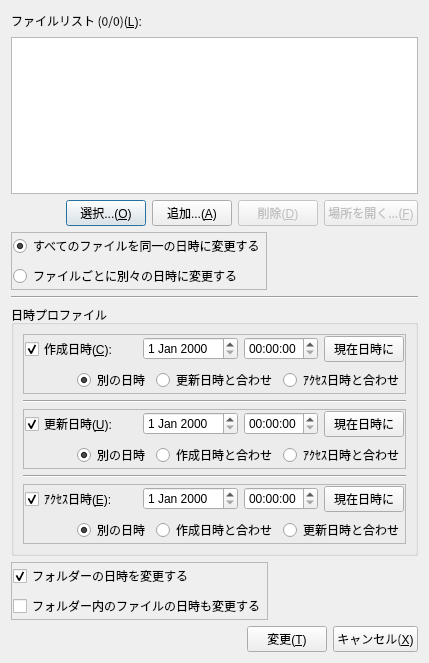
 <widget class="QDialog" name="MainDialogClass">
  <property name="geometry">
   <rect>
    <x>0</x>
    <y>0</y>
    <width>429</width>
    <height>663</height>
   </rect>
  </property>
  <property name="font">
   <font>
    <family>Yu Gothic UI</family>
   </font>
  </property>
  <property name="windowTitle">
   <string>FileTimeChanger</string>
  </property>
  <layout class="QVBoxLayout" name="verticalLayout_7">
   <item>
    <layout class="QHBoxLayout" name="horizontalLayout_8">
     <item>
      <widget class="QLabel" name="Label_FileListCnt">
       <property name="text">
        <string>ファイルリスト (0/0)(&amp;L):</string>
       </property>
       <property name="buddy">
        <cstring>ListView_Files</cstring>
       </property>
      </widget>
     </item>
     <item>
      <spacer name="horizontalSpacer_11">
       <property name="orientation">
        <enum>Qt::Horizontal</enum>
       </property>
       <property name="sizeHint" stdset="0">
        <size>
         <width>40</width>
         <height>20</height>
        </size>
       </property>
      </spacer>
     </item>
    </layout>
   </item>
   <item>
    <widget class="QListWidget" name="ListView_Files">
     <property name="selectionMode">
      <enum>QAbstractItemView::ExtendedSelection</enum>
     </property>
    </widget>
   </item>
   <item>
    <layout class="QHBoxLayout" name="horizontalLayout_2">
     <item>
      <spacer name="horizontalSpacer">
       <property name="orientation">
        <enum>Qt::Horizontal</enum>
       </property>
       <property name="sizeHint" stdset="0">
        <size>
         <width>40</width>
         <height>20</height>
        </size>
       </property>
      </spacer>
     </item>
     <item>
      <widget class="QPushButton" name="Button_SelectFiles">
       <property name="text">
        <string>選択...(&amp;O)</string>
       </property>
      </widget>
     </item>
     <item>
      <widget class="QPushButton" name="Button_AddFiles">
       <property name="text">
        <string>追加...(&amp;A)</string>
       </property>
      </widget>
     </item>
     <item>
      <widget class="QPushButton" name="Button_DeleteFile">
       <property name="enabled">
        <bool>false</bool>
       </property>
       <property name="text">
        <string>削除(&amp;D)</string>
       </property>
      </widget>
     </item>
     <item>
      <widget class="QPushButton" name="Button_OpenDir">
       <property name="enabled">
        <bool>false</bool>
       </property>
       <property name="text">
        <string>場所を開く...(&amp;F)</string>
       </property>
      </widget>
     </item>
    </layout>
   </item>
   <item>
    <layout class="QHBoxLayout" name="horizontalLayout_7">
     <item>
      <widget class="QFrame" name="frame_4">
       <property name="frameShape">
        <enum>QFrame::StyledPanel</enum>
       </property>
       <property name="frameShadow">
        <enum>QFrame::Raised</enum>
       </property>
       <layout class="QVBoxLayout" name="verticalLayout">
        <property name="leftMargin">
         <number>1</number>
        </property>
        <property name="topMargin">
         <number>1</number>
        </property>
        <property name="rightMargin">
         <number>1</number>
        </property>
        <property name="bottomMargin">
         <number>1</number>
        </property>
        <item>
         <widget class="QRadioButton" name="RadioButton_AllFileProp">
          <property name="text">
           <string>すべてのファイルを同一の日時に変更する</string>
          </property>
          <property name="checked">
           <bool>true</bool>
          </property>
         </widget>
        </item>
        <item>
         <widget class="QRadioButton" name="RadioButton_OneFileProp">
          <property name="text">
           <string>ファイルごとに別々の日時に変更する</string>
          </property>
         </widget>
        </item>
       </layout>
      </widget>
     </item>
     <item>
      <spacer name="horizontalSpacer_10">
       <property name="orientation">
        <enum>Qt::Horizontal</enum>
       </property>
       <property name="sizeHint" stdset="0">
        <size>
         <width>40</width>
         <height>20</height>
        </size>
       </property>
      </spacer>
     </item>
    </layout>
   </item>
   <item>
    <widget class="Line" name="line">
     <property name="orientation">
      <enum>Qt::Horizontal</enum>
     </property>
    </widget>
   </item>
   <item>
    <widget class="QGroupBox" name="groupBox">
     <property name="title">
      <string>日時プロファイル</string>
     </property>
     <layout class="QVBoxLayout" name="verticalLayout_6">
      <item>
       <widget class="QFrame" name="frame">
        <property name="frameShape">
         <enum>QFrame::StyledPanel</enum>
        </property>
        <property name="frameShadow">
         <enum>QFrame::Raised</enum>
        </property>
        <layout class="QVBoxLayout" name="verticalLayout_2">
         <property name="leftMargin">
          <number>1</number>
         </property>
         <property name="topMargin">
          <number>1</number>
         </property>
         <property name="rightMargin">
          <number>1</number>
         </property>
         <property name="bottomMargin">
          <number>1</number>
         </property>
         <item>
          <layout class="QHBoxLayout" name="horizontalLayout_3">
           <item>
            <widget class="QCheckBox" name="CheckButton_CreateDateTime">
             <property name="text">
              <string>作成日時(&amp;C):</string>
             </property>
             <property name="checked">
              <bool>true</bool>
             </property>
            </widget>
           </item>
           <item>
            <spacer name="horizontalSpacer_6">
             <property name="orientation">
              <enum>Qt::Horizontal</enum>
             </property>
             <property name="sizeHint" stdset="0">
              <size>
               <width>40</width>
               <height>20</height>
              </size>
             </property>
            </spacer>
           </item>
           <item>
            <widget class="QDateEdit" name="DateEdit_CreateDate"/>
           </item>
           <item>
            <widget class="QTimeEdit" name="TimeEdit_CreateTime"/>
           </item>
           <item>
            <widget class="QPushButton" name="Button_CreateNow">
             <property name="text">
              <string>現在日時に</string>
             </property>
            </widget>
           </item>
          </layout>
         </item>
         <item>
          <layout class="QHBoxLayout" name="horizontalLayout_9">
           <item>
            <spacer name="horizontalSpacer_3">
             <property name="orientation">
              <enum>Qt::Horizontal</enum>
             </property>
             <property name="sizeHint" stdset="0">
              <size>
               <width>40</width>
               <height>20</height>
              </size>
             </property>
            </spacer>
           </item>
           <item>
            <widget class="QRadioButton" name="RadioButton_Create_Create">
             <property name="text">
              <string>別の日時</string>
             </property>
             <property name="checked">
              <bool>true</bool>
             </property>
            </widget>
           </item>
           <item>
            <widget class="QRadioButton" name="RadioButton_Create_Update">
             <property name="text">
              <string>更新日時と合わせ</string>
             </property>
            </widget>
           </item>
           <item>
            <widget class="QRadioButton" name="RadioButton_Create_Access">
             <property name="text">
              <string>ｱｸｾｽ日時と合わせ</string>
             </property>
            </widget>
           </item>
          </layout>
         </item>
        </layout>
       </widget>
      </item>
      <item>
       <widget class="Line" name="line_2">
        <property name="orientation">
         <enum>Qt::Horizontal</enum>
        </property>
       </widget>
      </item>
      <item>
       <widget class="QFrame" name="frame_2">
        <property name="frameShape">
         <enum>QFrame::StyledPanel</enum>
        </property>
        <property name="frameShadow">
         <enum>QFrame::Raised</enum>
        </property>
        <layout class="QVBoxLayout" name="verticalLayout_3">
         <property name="leftMargin">
          <number>1</number>
         </property>
         <property name="topMargin">
          <number>1</number>
         </property>
         <property name="rightMargin">
          <number>1</number>
         </property>
         <property name="bottomMargin">
          <number>1</number>
         </property>
         <item>
          <layout class="QHBoxLayout" name="horizontalLayout_4">
           <item>
            <widget class="QCheckBox" name="CheckButton_UpdateDateTime">
             <property name="text">
              <string>更新日時(&amp;U):</string>
             </property>
             <property name="checked">
              <bool>true</bool>
             </property>
            </widget>
           </item>
           <item>
            <spacer name="horizontalSpacer_7">
             <property name="orientation">
              <enum>Qt::Horizontal</enum>
             </property>
             <property name="sizeHint" stdset="0">
              <size>
               <width>40</width>
               <height>20</height>
              </size>
             </property>
            </spacer>
           </item>
           <item>
            <widget class="QDateEdit" name="DateEdit_UpdateDate"/>
           </item>
           <item>
            <widget class="QTimeEdit" name="TimeEdit_UpdateTime"/>
           </item>
           <item>
            <widget class="QPushButton" name="Button_UpdateNow">
             <property name="text">
              <string>現在日時に</string>
             </property>
            </widget>
           </item>
          </layout>
         </item>
         <item>
          <layout class="QHBoxLayout" name="horizontalLayout_10">
           <item>
            <spacer name="horizontalSpacer_4">
             <property name="orientation">
              <enum>Qt::Horizontal</enum>
             </property>
             <property name="sizeHint" stdset="0">
              <size>
               <width>40</width>
               <height>20</height>
              </size>
             </property>
            </spacer>
           </item>
           <item>
            <widget class="QRadioButton" name="RadioButton_Update_Update">
             <property name="text">
              <string>別の日時</string>
             </property>
             <property name="checked">
              <bool>true</bool>
             </property>
            </widget>
           </item>
           <item>
            <widget class="QRadioButton" name="RadioButton_Update_Create">
             <property name="text">
              <string>作成日時と合わせ</string>
             </property>
            </widget>
           </item>
           <item>
            <widget class="QRadioButton" name="RadioButton_Update_Access">
             <property name="text">
              <string>ｱｸｾｽ日時と合わせ</string>
             </property>
            </widget>
           </item>
          </layout>
         </item>
        </layout>
       </widget>
      </item>
      <item>
       <widget class="Line" name="line_3">
        <property name="orientation">
         <enum>Qt::Horizontal</enum>
        </property>
       </widget>
      </item>
      <item>
       <widget class="QFrame" name="frame_3">
        <property name="frameShape">
         <enum>QFrame::StyledPanel</enum>
        </property>
        <property name="frameShadow">
         <enum>QFrame::Raised</enum>
        </property>
        <layout class="QVBoxLayout" name="verticalLayout_4">
         <property name="leftMargin">
          <number>1</number>
         </property>
         <property name="topMargin">
          <number>1</number>
         </property>
         <property name="rightMargin">
          <number>1</number>
         </property>
         <property name="bottomMargin">
          <number>1</number>
         </property>
         <item>
          <layout class="QHBoxLayout" name="horizontalLayout_5">
           <item>
            <widget class="QCheckBox" name="CheckButton_AccessDateTime">
             <property name="text">
              <string>ｱｸｾｽ日時(&amp;E):</string>
             </property>
             <property name="checked">
              <bool>true</bool>
             </property>
            </widget>
           </item>
           <item>
            <spacer name="horizontalSpacer_8">
             <property name="orientation">
              <enum>Qt::Horizontal</enum>
             </property>
             <property name="sizeHint" stdset="0">
              <size>
               <width>40</width>
               <height>20</height>
              </size>
             </property>
            </spacer>
           </item>
           <item>
            <widget class="QDateEdit" name="DateEdit_AccessDate"/>
           </item>
           <item>
            <widget class="QTimeEdit" name="TimeEdit_AccessTime"/>
           </item>
           <item>
            <widget class="QPushButton" name="Button_AccessNow">
             <property name="text">
              <string>現在日時に</string>
             </property>
            </widget>
           </item>
          </layout>
         </item>
         <item>
          <layout class="QHBoxLayout" name="horizontalLayout_11">
           <item>
            <spacer name="horizontalSpacer_5">
             <property name="orientation">
              <enum>Qt::Horizontal</enum>
             </property>
             <property name="sizeHint" stdset="0">
              <size>
               <width>40</width>
               <height>20</height>
              </size>
             </property>
            </spacer>
           </item>
           <item>
            <widget class="QRadioButton" name="RadioButton_Access_Access">
             <property name="text">
              <string>別の日時</string>
             </property>
             <property name="checked">
              <bool>true</bool>
             </property>
            </widget>
           </item>
           <item>
            <widget class="QRadioButton" name="RadioButton_Access_Create">
             <property name="text">
              <string>作成日時と合わせ</string>
             </property>
            </widget>
           </item>
           <item>
            <widget class="QRadioButton" name="RadioButton_Access_Update">
             <property name="text">
              <string>更新日時と合わせ</string>
             </property>
            </widget>
           </item>
          </layout>
         </item>
        </layout>
       </widget>
      </item>
     </layout>
     <zorder>line_3</zorder>
     <zorder>line_2</zorder>
     <zorder>frame</zorder>
     <zorder>frame_2</zorder>
     <zorder>frame_3</zorder>
    </widget>
   </item>
   <item>
    <layout class="QHBoxLayout" name="horizontalLayout_6">
     <item>
      <widget class="QFrame" name="frame_5">
       <property name="frameShape">
        <enum>QFrame::StyledPanel</enum>
       </property>
       <property name="frameShadow">
        <enum>QFrame::Raised</enum>
       </property>
       <layout class="QVBoxLayout" name="verticalLayout_5">
        <property name="leftMargin">
         <number>1</number>
        </property>
        <property name="topMargin">
         <number>1</number>
        </property>
        <property name="rightMargin">
         <number>1</number>
        </property>
        <property name="bottomMargin">
         <number>1</number>
        </property>
        <item>
         <widget class="QCheckBox" name="CheckButton_TransformFolderAlso">
          <property name="text">
           <string>フォルダーの日時を変更する</string>
          </property>
          <property name="checked">
           <bool>true</bool>
          </property>
         </widget>
        </item>
        <item>
         <widget class="QCheckBox" name="CheckButton_TransformRecursion">
          <property name="text">
           <string>フォルダー内のファイルの日時も変更する</string>
          </property>
         </widget>
        </item>
       </layout>
      </widget>
     </item>
     <item>
      <spacer name="horizontalSpacer_9">
       <property name="orientation">
        <enum>Qt::Horizontal</enum>
       </property>
       <property name="sizeHint" stdset="0">
        <size>
         <width>40</width>
         <height>20</height>
        </size>
       </property>
      </spacer>
     </item>
    </layout>
   </item>
   <item>
    <layout class="QHBoxLayout" name="horizontalLayout">
     <item>
      <spacer name="horizontalSpacer_2">
       <property name="orientation">
        <enum>Qt::Horizontal</enum>
       </property>
       <property name="sizeHint" stdset="0">
        <size>
         <width>40</width>
         <height>20</height>
        </size>
       </property>
      </spacer>
     </item>
     <item>
      <widget class="QPushButton" name="Button_Transform">
       <property name="text">
        <string>変更(&amp;T)</string>
       </property>
      </widget>
     </item>
     <item>
      <widget class="QPushButton" name="Button_Cancel">
       <property name="text">
        <string>キャンセル(&amp;X)</string>
       </property>
      </widget>
     </item>
    </layout>
   </item>
  </layout>
  <zorder></zorder>
  <zorder></zorder>
  <zorder></zorder>
  <zorder>ListView_Files</zorder>
  <zorder>groupBox</zorder>
  <zorder>line</zorder>
 </widget>
